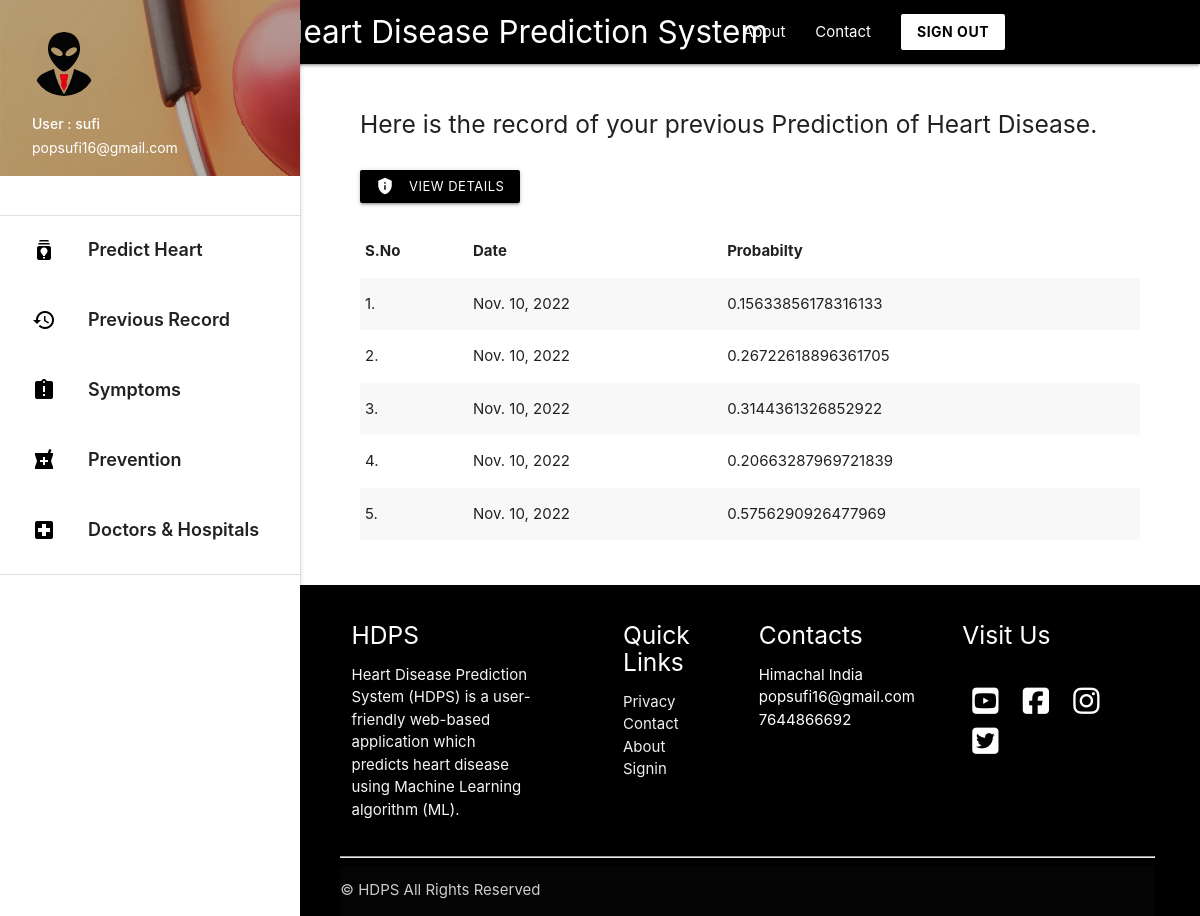
The app's page /record (signed in) with its own data.
### predictor/models.py (models this page shows, shortened)
class HeartData(models.Model):
    age = models.IntegerField()
    sex = models.IntegerField()
    cp = models.FloatField()
    trestbps = models.FloatField()
    chol = models.FloatField()
    fbs = models.FloatField()
    restcg = models.FloatField()
    thalach = models.FloatField()
    exang = models.FloatField()
    oldpeak = models.FloatField()
    slope = models.FloatField()
    ca = models.FloatField()
    thal = models.FloatField()
    owner = models.ForeignKey(get_user_model() , on_delete=models.CASCADE , related_name='owner' , null=True)
    date = models.DateField(auto_now_add=True)
    probability = models.FloatField(null=True)

### predictor/views.py (the view)
# urls.py: path('record', views.record , name='record'),
def record(request): #Diplays previous record of authenticated user
    if request.user.is_authenticated:
        record_data = HeartData.objects.filter(owner = request.user) #Filter only those data whose owner is the logged in user
        return render(request , 'record.html' , {'record_data':record_data})
    return redirect('/')

### templates/record.html (shortened to what this page needs)
{% extends 'base_layout2.html' %}
{% block content %}
<div class="con">
    <h5 > Here is the record of your previous Prediction of Heart Disease.  </h5>
<br>
{% if record_data %}
    <a class="waves-effect waves-light btn-small black" href="{% url 'heartdetail' %}" target="_blank"><i class="material-icons left">privacy_tip</i>View Details</a> &nbsp; &nbsp;
  {% endif %}
<br> <br>
{% if record_data %}
    <table class="striped">
     <thead>
       <tr>
           <th>S.No</th>
           <th>Date</th>
           <th>Probabilty</th>
       </tr>
     </thead>
     <tbody>
       <tr>
            {% for data in record_data %}
         <td>{{ forloop.counter }}.</td>
         <td>{{ data.date }}</td>
         <td>{{ data.probability }}</td>
       </tr>
            {% endfor %}
     </tbody>
   </table>
   {% else %}
      <h5>You have no previous record.</h5>
   {% endif %}
   <br>
   <br>
 </div>
{% endblock %}

### templates/base_layout2.html (shortened to what this page needs)
{% load static %}
<!DOCTYPE html>
<html lang="en">
<head>
  <link href="{% static 'css/materialize.css' %}" type="text/css" rel="stylesheet" media="screen,projection"/>
  <link href="{% static 'css/style.css' %}" type="text/css" rel="stylesheet" media="screen,projection"/>
</head>
<body>
        <div class="navbar-fixed">
          <nav class="black">
            <div class="container">
              <div class="nav-wrapper">
                <a href="/" style="padding-left: 100px;"    class="brand-logo ">Heart Disease Prediction System</a>
                <ul class="right hide-on-med-and-down hover_backcolor">
                  <li><a href="{% url 'about' %}">About</a></li>
                  <li><a href="{% url 'contact' %}">Contact</a></li>
                  <a class=" white black-text waves-effect waves-dark btn  modal-trigger" href="/signout"><b>SIGN OUT </b></a>
                </ul>
              </div>
            </div>
          </nav>
        </div>
      <ul id="slide-out" class="sidenav sidenav-fixed">
        <li><div class="user-view">
          <div class="background">
            <img src="{% static 'img/about.png' %}">
          </div>
          <a href="#user"><img class="circle" src="{% static 'img/user.png' %}"></a>
          <a href="#name"><span class="white-text name">User : {{ request.user.username }} </span></a>
          <a href="#email"><span class="white-text email">{{ request.user.email }}</span></a>
        </div></li>
        <br>
        <li><div class="divider"></div></li>
        <li><a style="font-weight: 600; font-size: 18px; height: 70px; padding-top: 10px;" class="waves-effect hoverable" href="/"><i class="material-icons black-text">batch_prediction</i> Predict Heart Disease </a></li>
        <li><a style="font-weight: 600; font-size: 18px; height: 70px; padding-top: 10px;" class="waves-effect hoverable" href="{% url 'record' %}"><i class="material-icons black-text">history</i> Previous Record </a></li>
        <li><a style="font-weight: 600; font-size: 18px; height: 70px; padding-top: 10px;" class="waves-effect hoverable" href="{% url 'symptoms' %}"><i class="material-icons black-text" >assignment_late</i> Symptoms  </a></li>
        <li><a style="font-weight: 600; font-size: 18px; height: 70px; padding-top: 10px;" class="waves-effect hoverable" href="{% url 'prevention' %}"><i class="material-icons black-text">local_pharmacy</i> Prevention   </a></li>
        <li><a style="font-weight: 600; font-size: 18px; height: 70px; padding-top: 10px;" class="waves-effect hoverable" href="{% url 'doctorhospital' %}"><i class="material-icons black-text">local_hospital</i> Doctors & Hospitals   </a></li>
        <li><div class="divider"></div></li>
      </ul>
      <a href="#" data-target="slide-out" class="sidenav-trigger"><i class="material-icons">menu</i></a>
    {% block content %}
    {% endblock %}
            <section>
            <footer class=" hide-on-small-only black page-footer">
              <div class="" style=" width: 90%; margin: auto;">
                <div class="row">
                  <div class="col  s12 m6 l3 ">
                    <h5 class="white-text">HDPS</h5>
                    <p class="grey-text text-lighten-4">Heart Disease Prediction System (HDPS) is a user-friendly web-based application which predicts heart disease using
                        Machine Learning algorithm (ML). </p>
                  </div>
                  <div class="  col l2 m6 s12 offset-l1 ">
                    <h5 class="white-text">Quick Links</h5>
                    <ul>
                   <li><a class="grey-text text-lighten-3" href="#!">Privacy</a></li>
                      <li><a class="grey-text text-lighten-3" href="#!">Contact</a></li>
                      <li><a class="grey-text text-lighten-3" href="#!">About</a></li>
                      <li><a class="grey-text text-lighten-3" href="#!">Signin</a></li>
                    </ul>
                  </div>
                  <div class="col l2 m6 s12  ">
                      <h5 class="white-text">Contacts</h5>
                      <ul>
                      <li>Himachal India</li>
                      <li>popsufi16@gmail.com</li>
                      <li>7644866692</li>
                  </ul>
                  </div>
                  <div class=" col l3 m6 s12 offset-l1 ">
                      <h5 class="white-text">Visit Us</h5>
                      <br>
                      <a href="https://www.youtube.com/" target="_blank"> <i style="color: white; margin: 5px 10px;"  class="fab fa-youtube-square fa-2x"></i></a>
                  <a href="https://www.youtube.com/" target="_blank"> <i style="color: white; margin: 5px 10px;" class="fab fa-facebook-square fa-2x"></i></a>
                  <a href="https://www.youtube.com/" target="_blank"> <i style="color: white; margin: 5px 10px;" class="fab fa-instagram fa-2x"></i></a>
                  <a href="https://www.youtube.com/" target="_blank"> <i style="color: white; margin: 5px 10px;" class="fab fa-twitter-square fa-2x"></i> </a>
                  </div>
                </div>
                <hr>
              <div class="footer-copyright">
                ©  HDPS All Rights Reserved
              </div>
          </div>
            </footer>
          </section>
  </body>
</html>

### templates/record.html (style rules this page uses)
footer { padding-left: 295px; }
.con { padding-left: 390px; width: 90%; flex: 1 0 auto; }
body { display: flex; min-height: 100vh; flex-direction: column; }

### templates/base_layout2.html (style rules this page uses)
footer { padding-left: 295px; }
.con { padding-left: 360px; width: 95%; }

### records on screen
HeartData: date "Nov. 10, 2022", probability "0.15633856178316133"
HeartData: date "Nov. 10, 2022", probability "0.26722618896361705"
HeartData: date "Nov. 10, 2022", probability "0.3144361326852922"
HeartData: date "Nov. 10, 2022", probability "0.20663287969721839"
HeartData: date "Nov. 10, 2022", probability "0.5756290926477969"

### other values on screen
{{ request.user.username }} "sufi"
{{ request.user.email }} "popsufi16@gmail.com"
